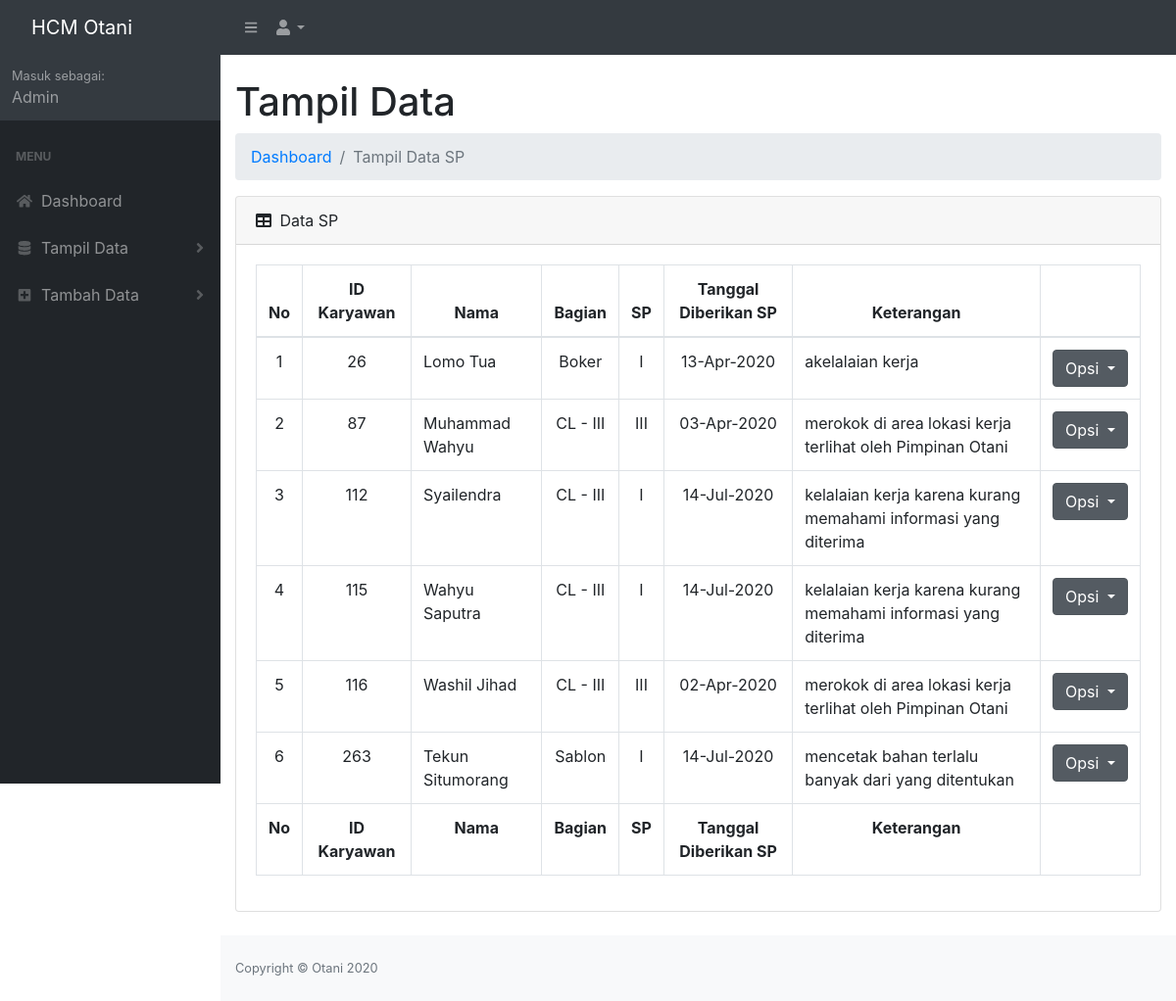
The app's page /dist/datasp.php (signed in) with its own data.
### tables this page shows
CREATE TABLE `tbl_sp` (
  `no` int(11) NOT NULL,
  `id_karyawan` int(11) NOT NULL,
  `tgl_sp` date NOT NULL,
  `jenissp` varchar(3) NOT NULL,
  `keterangan` varchar(150) NOT NULL,
  `waktudibuat` datetime NOT NULL DEFAULT current_timestamp(),
  `terakhirdiubah` timestamp NOT NULL DEFAULT current_timestamp()
);

CREATE TABLE `tbl_infokaryawan` (
  `id` int(11) NOT NULL,
  `id_karyawan` int(11) NOT NULL,
  `nama` varchar(100) NOT NULL,
  `jenis_kelamin` varchar(50) NOT NULL,
  `ttl` varchar(50) NOT NULL,
  `alamat` varchar(150) NOT NULL,
  `agama` varchar(25) NOT NULL,
  `status_nikah` varchar(50) NOT NULL,
  `no_hp` varchar(14) NOT NULL,
  `pendidikan` varchar(100) NOT NULL,
  `nik` varchar(20) NOT NULL,
  `waktudibuat` datetime NOT NULL DEFAULT current_timestamp(),
  `terakhirdiubah` timestamp NOT NULL DEFAULT current_timestamp()
);

CREATE TABLE `tbl_masterkaryawan` (
  `id_karyawan` int(11) NOT NULL,
  `tgl_masukkerja` date NOT NULL,
  `bagian` varchar(50) NOT NULL,
  `badge` varchar(10) NOT NULL,
  `status` varchar(25) NOT NULL
);

### dist/datasp.php (the view, shortened to what this page needs)
<?php
include "uiheader.php";
?>
                <main>
                    <div class="container-fluid">
                        <h1 class="mt-4">Tampil Data</h1>
                        <nav aria-label="breadcrumb">
                            <ol class="breadcrumb">
                                <li class="breadcrumb-item"><a href="index.php">Dashboard</a></li>
                                <li class="breadcrumb-item active" aria-current="page">Tampil Data SP</li>
                            </ol>
                        </nav>
                        <div class="card mb-4">
                            <div class="card-header">
                                <i class="fas fa-table mr-1"></i>
                                Data SP
                            </div>
                            <div class="card-body">
                                <div class="table-responsive">
                                    <table class="table table-bordered table-hover" id="dataTable" width="100%" cellspacing="0">
                                        <thead>
                                            <tr class="text-center">
                                                <th>No</th>
                                                <th>ID Karyawan</th>
                                                <th>Nama</th>
                                                <th>Bagian</th>
                                                <th>SP</th>
                                                <th>Tanggal Diberikan SP</th>
                                                <th>Keterangan</th>
                                                <th></th>
                                            </tr>
                                        </thead>
                                        <tfoot>
                                            <tr class="text-center">
                                                <th>No</th>
                                                <th>ID Karyawan</th>
                                                <th>Nama</th>
                                                <th>Bagian</th>
                                                <th>SP</th>
                                                <th>Tanggal Diberikan SP</th>
                                                <th>Keterangan</th>
                                                <th></th>
                                            </tr>
                                        </tfoot>
                                        <tbody>
                                            <?php
                                                $nomor = 1;
                                                $tampil = $koneksi -> query("SELECT * FROM tbl_sp, tbl_masterkaryawan, tbl_infokaryawan WHERE tbl_masterkaryawan.id_karyawan = tbl_sp.id_karyawan AND tbl_infokaryawan.id_karyawan = tbl_sp.id_karyawan");
                                                while($tabel = $tampil -> fetch_assoc()){
                                            ?>
                                            <tr>
                                                <td class="text-center"><?php echo $nomor; ?></td>
                                                <td class="text-center"><?php echo $tabel['id_karyawan']; ?></td>
                                                <td><?php echo $tabel['nama']; ?></td>
                                                <td class="text-center"><?php echo $tabel['bagian']; ?></td>
                                                <td class="text-center"><?php echo $tabel['jenissp']; ?></td>
                                                <td class="text-center"><?php echo date("d-M-Y", strtotime($tabel['tgl_sp'])); ?></td>
                                                <td><?php echo $tabel['keterangan']; ?></td>
                                                <td>
                                                <div class="dropdown show">
                                                        <a class="btn btn-secondary dropdown-toggle" href="#" role="button" id="dropdownMenuLink" data-toggle="dropdown" aria-haspopup="true" aria-expanded="false">
                                                            Opsi
                                                        </a>
                                                    </div>
                                                </td>
                                            </tr>
                                                <?php $nomor++; ?>
                                                <?php }  ?>
                                        </tbody>
                                    </table>
                                </div>
                            </div>
                        </div>
                    </div>
                </main>
<?php include "footer.php"; ?>

### dist/uiheader.php (shortened to what this page needs)
<!DOCTYPE html>
<html lang="en">
    <head>
        <link href="css/styles.css" rel="stylesheet" />
        <link href="https://cdn.datatables.net/1.10.20/css/dataTables.bootstrap4.min.css" rel="stylesheet" />
        <link rel="stylesheet" href="bootstrap/css/bootstrap.min.css">
        <link rel="stylesheet" href="bootstrap/font/css/fontawesome-all.min.css">
    </head>
    <body class="sb-nav-fixed">
        <nav class="sb-topnav navbar navbar-expand navbar-dark bg-dark">
            <a class="navbar-brand" href="index.php">HCM Otani</a>
            <button class="btn btn-link btn-sm order-1 order-lg-0" id="sidebarToggle" href="#"><i class="fas fa-bars"></i></button>
            <ul class="navbar-nav ml-auto ml-md-0">
                <li class="nav-item dropdown">
                    <a class="nav-link dropdown-toggle" id="userDropdown" href="#" role="button" data-toggle="dropdown" aria-haspopup="true" aria-expanded="false"><i class="fas fa-user fa-fw"></i></a>
                </li>
            </ul>
        </nav>
        <div id="layoutSidenav">
            <div id="layoutSidenav_nav">
                <nav class="sb-sidenav accordion sb-sidenav-dark" id="sidenavAccordion">
                    <div class="sb-sidenav-menu">
                        <div class="nav">
                            <div class="sb-sidenav-footer">
                                <div class="small">Masuk sebagai:</div>
                                <?php echo ucfirst($_SESSION['username']); ?>
                            </div>
                            <div class="sb-sidenav-menu-heading">Menu</div>
                            <a class ="nav-link" href="index.php">
                                <div class="sb-nav-link-icon"><i class="fas fa-home fa-fw"></i></div>
                                Dashboard
                            </a>
                            <a class="nav-link collapsed" href="#" data-toggle="collapse" data-target="#collapseLayouts" aria-expanded="false" aria-controls="collapseLayouts">
                                <div class="sb-nav-link-icon"><i class="fas fa-database fa-fw"></i></div>
                                Tampil Data
                                <div class="sb-sidenav-collapse-arrow"><i class="fas fa-angle-down"></i></div>
                            </a>
                            <a class="nav-link collapsed" href="#" data-toggle="collapse" data-target="#tambahData" aria-expanded="false" aria-controls="collapseLayouts">
                                <div class="sb-nav-link-icon"><i class="fas fa-plus-square fa-fw"></i></div>
                                Tambah Data
                                <div class="sb-sidenav-collapse-arrow"><i class="fas fa-angle-down"></i></div>
                            </a>
                    </div>
                </nav>
            </div>
            <div id="layoutSidenav_content">

### dist/footer.php (shortened to what this page needs)
<footer class="py-4 bg-light mt-auto">
                    <div class="container-fluid">
                        <div class="d-flex align-items-center justify-content-between small">
                            <div class="text-muted">Copyright &copy; Otani <?php echo date("Y");?></div>
                        </div>
                    </div>
                </footer>
            </div>
        </div>
    </body>
</html>

### records on screen
tbl_sp: tbl_infokaryawan.id_karyawan "26", tbl_infokaryawan.nama "Lomo Tua", id_karyawan.bagian "Boker", jenissp "I", tgl_sp "13-Apr-2020", keterangan "akelalaian kerja"
tbl_sp: tbl_infokaryawan.id_karyawan "87", tbl_infokaryawan.nama "Muhammad Wahyu", id_karyawan.bagian "CL - III", jenissp "III", tgl_sp "03-Apr-2020", keterangan "merokok di area lokasi kerja terlihat oleh Pimpinan Otani"
tbl_sp: tbl_infokaryawan.id_karyawan "112", tbl_infokaryawan.nama "Syailendra", id_karyawan.bagian "CL - III", jenissp "I", tgl_sp "14-Jul-2020", keterangan "kelalaian kerja karena kurang memahami informasi yang diterima"
tbl_sp: tbl_infokaryawan.id_karyawan "115", tbl_infokaryawan.nama "Wahyu Saputra", id_karyawan.bagian "CL - III", jenissp "I", tgl_sp "14-Jul-2020", keterangan "kelalaian kerja karena kurang memahami informasi yang diterima"
tbl_sp: tbl_infokaryawan.id_karyawan "116", tbl_infokaryawan.nama "Washil Jihad", id_karyawan.bagian "CL - III", jenissp "III", tgl_sp "02-Apr-2020", keterangan "merokok di area lokasi kerja terlihat oleh Pimpinan Otani"
tbl_sp: tbl_infokaryawan.id_karyawan "263", tbl_infokaryawan.nama "Tekun Situmorang", id_karyawan.bagian "Sablon", jenissp "I", tgl_sp "14-Jul-2020", keterangan "mencetak bahan terlalu banyak dari yang ditentukan"

### other values on screen
$_SESSION['username'] "Admin"
